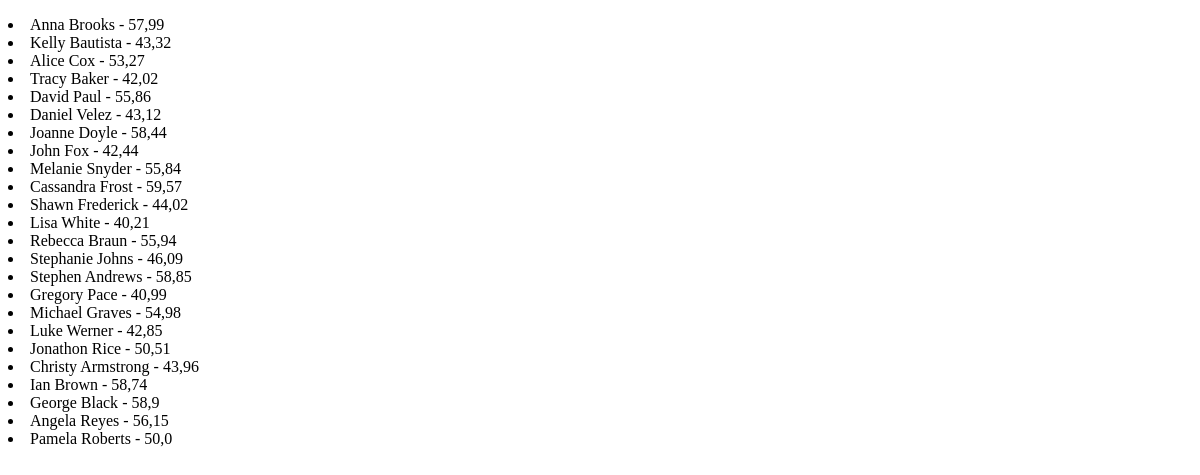
Before: /products/testing with the older database file.
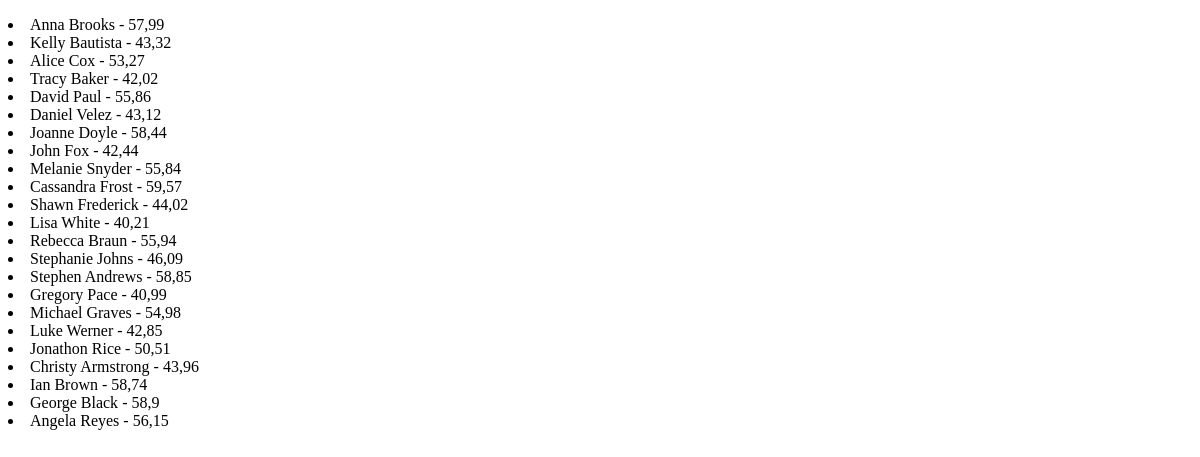
After: the same page with the newer database file.
### products/models.py (models this page shows, shortened)
class Product(models.Model):
    PRODUCT_FLAG = (
        ("New", "New"),
        ("Feature","Feature"),
        ("Sale", "Sale")
    )
    name = models.CharField(_("Name"), max_length=100)
    sku = models.IntegerField(_("sku"))
    subtitle = models.CharField(_("Subtitle"), max_length=300)
    desc = models.TextField(_("Description"), max_length=10000)
    flag = models.CharField(_("Flag"), max_length=10, choices=PRODUCT_FLAG)
    price = models.FloatField(_("Price"))
    image = models.ImageField(_("Image"), upload_to = 'product')
    tags = TaggableManager()
    category = models.ForeignKey("Category", verbose_name=_("Category"), related_name="product_category", on_delete=models.SET_NULL, blank=True, null=True)
    brand = models.ForeignKey("Brand", verbose_name=_("Brand"), related_name="product_brand", on_delete=models.SET_NULL, blank=True, null=True)
    video_url = models.URLField(null=True, blank=True, verbose_name=_("Video"))
    quantity = models.IntegerField(default=50)
    objects = ProductManager()
    def __str__(self):
        return self.name

### products/views.py (the view)
# urls.py: path("testing", post_list),
def post_list(request):
    objects = Product.objects.price_range(40, 60)
    print(objects)
    return render(request, 'products/test_list.html', {'products': objects})

### accounts/user_context_processor.py (called while the page is built)
def get_profile(request):
    if request.user.is_authenticated:
        profile = Profile.objects.get(user=request.user)
        return {'user_profile':profile}
    else:
        return {}

### products/models.py (called while the page is built)
    def price_range(self, start,end):
        return self.filter(price__range=(start,end))

### products/templates/products/test_list.html (shortened to what this page needs)
<!DOCTYPE html>
<html lang="en">
<head>
</head>
<body>
</body>
</html>
{% for product in products %}
    <li>{{ product}} - {{product.price}}
    </li>
{% endfor %}

Changed rows visible on the page:
removed Product: name "Pamela Roberts", price "50,0"
